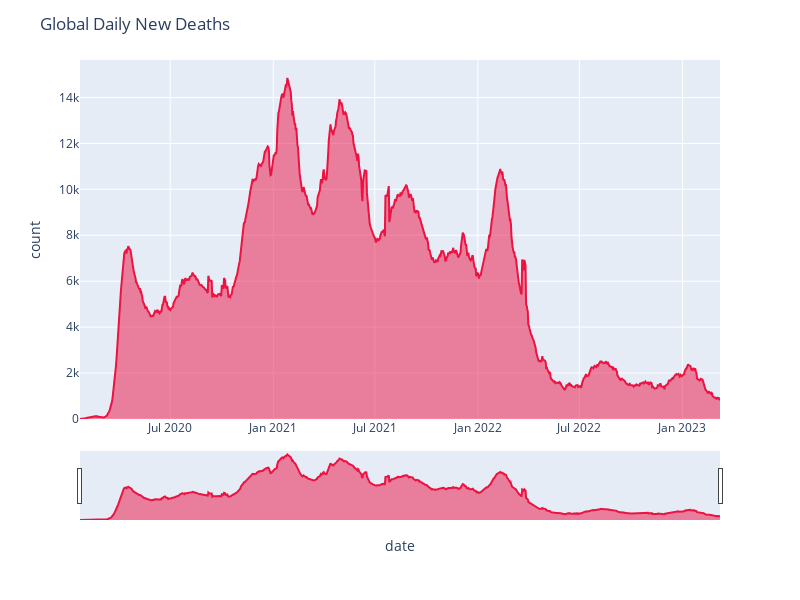

The notebook cell this image was saved under:
### Code cell
# Global new deaths
graph_area_global("new_deaths", "#ec1342", "Global Daily New Deaths")

### Figure 1 — Plotly figure (JSON) as saved in the notebook; plotly's stock layout.template omitted (floating-point values rounded to 4 significant figures; data arrays with more than 128 entries replaced by an {"elided": "..."} marker saying what was removed)
{"data": [{"fillpattern": {"shape": ""}, "hovertemplate": "date=%{x}<br>new_deaths=%{y}<extra></extra>", "legendgroup": "", "line": {"color": "#ec1342"}, "marker": {"symbol": "circle"}, "mode": "lines", "name": "", "orientation": "v", "showlegend": false, "stackgroup": "1", "type": "scatter", "x": {"elided": "1143 str values"}, "xaxis": "x", "y": {"elided": "1143 int values"}, "yaxis": "y"}], "layout": {"height": 600, "legend": {"tracegroupgap": 0}, "margin": {"t": 60}, "title": {"text": "Global Daily New Deaths"}, "width": 800, "xaxis": {"anchor": "y", "autorange": true, "domain": [0, 1], "range": ["2020-01-22", "2023-03-09"], "rangeslider": {"autorange": true, "range": ["2020-01-22", "2023-03-09"], "visible": true, "yaxis": {"_template": null, "rangemode": "match"}}, "title": {"text": "date"}, "type": "date"}, "yaxis": {"anchor": "x", "autorange": true, "domain": [0, 1], "range": [0, 15630.0], "title": {"text": "count"}, "type": "linear"}}}
